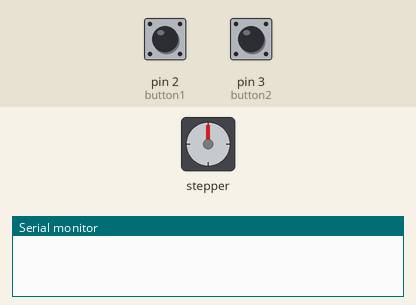
This sketch was run on a simulated Arduino Uno, built with avr-gcc and run on an emulated ATmega328P. Shown: stepper motor, the last lines printed to the serial monitor. The test bench sets the inputs (shaded band); at power-on: pin 2 (button1) LOW, pin 3 (button2) HIGH. Stepper angles assume 200 steps per turn.

Above: at 1.3 s.
1.4 s: pin 2 (button1) pulled HIGH for 0.15 s
At 1.8 s:
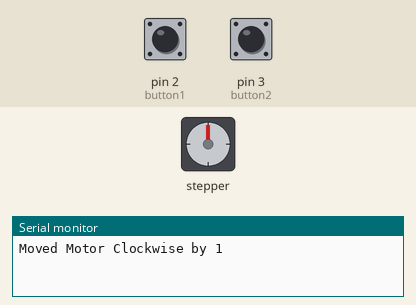
3.0 s: pin 3 (button2) pulled LOW for 0.15 s
At 4.2 s:
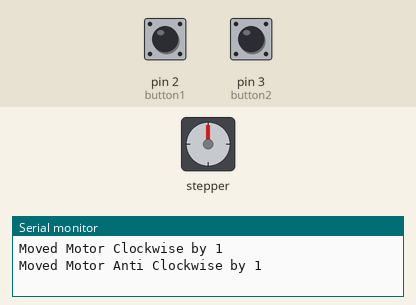
4.6 s: pin 3 (button2) pulled LOW for 1 s
At 5.4 s:
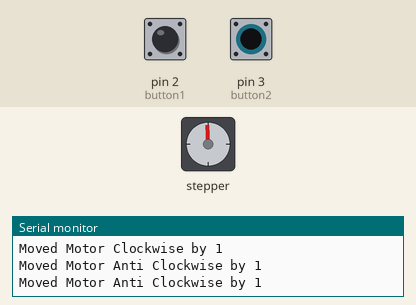
7.1 s: pin 2 (button1) pulled HIGH for 1 s
At 8.5 s:
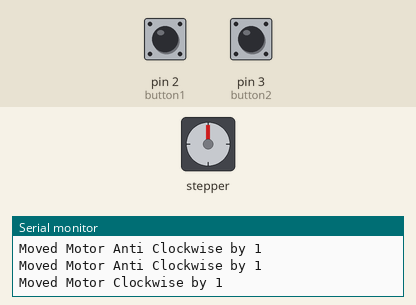
9.6 s: pin 3 (button2) pulled LOW for 3.2 s
At 10.4 s:
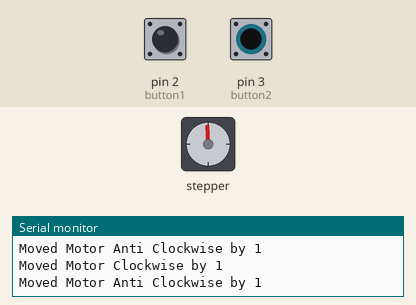
Timing chart, 0 to 12.6 s (numbered marks = the images above; inputs shaded):
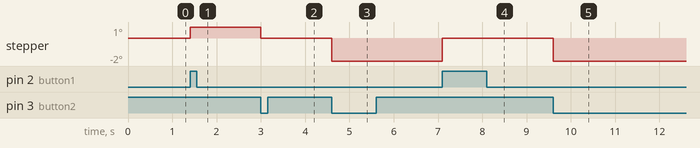

The sketch:

sketch_nov24b.ino
```cpp
#include <Stepper.h>
const int SPR = 200;
Stepper myStepper(SPR,8,9);

const int button1 = 2;
const int button2 = 3;
int b1PresValue = 0;
int b1PrevValue = 0;
int b2PresValue = 1;
int b2PrevValue = 1;


void setup() {
  // put your setup code here, to run once:
  pinMode(button1, INPUT);
  pinMode(button2, INPUT);
  Serial.begin(9600);
  myStepper.setSpeed(60);
  // Puts motor to 12 oclock position
  digitalWrite(8,LOW);
  digitalWrite(9,HIGH);
  delay(100);
}

void loop() {
  // read the pushbutton input pin 2:
  b1PresValue = digitalRead(button1);
  // compare the button Value to its previous Value
  if  (b1PrevValue != b1PresValue) {
    // if the current vcalue is HIGH then the button
    // went from low to high:
    if (b1PresValue == HIGH) {
      myStepper.step(1);
      Serial.println("Moved Motor Clockwise by 1");
    }
  }
  // save the current value into previous value,
  //for next time through the loop ---IMPORTANT
  b1PrevValue = b1PresValue;

  // read the pushbutton input pin 3:
  b2PresValue = digitalRead(button2);
  // compare the button Value to its previous Value
  if  (b2PrevValue != b2PresValue) {
    // if the current value is LOW then the button
    // went from low to high:
    if (b2PresValue == LOW) {
      myStepper.step(-1);
      Serial.println("Moved Motor Anti Clockwise by 1");
    }
  }
  // save the current value into previous value,
  //for next time through the loop ---IMPORTANT
  b2PrevValue = b2PresValue;
}
```
